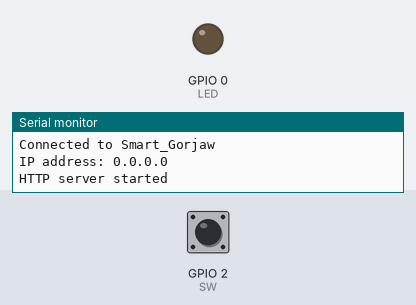
Simulated run of this sketch. Board: ESP8266 (NodeMCU). Shown: output pins drawn as LEDs (lit = HIGH), the last lines printed to the serial monitor. The inputs (shaded band) are chosen by the test bench; at power-on: GPIO 2 (SW) HIGH. WiFi joins after 1.5 s; servers stay silent unless stated; uploads are accepted with an empty reply.

Above: at 1.7 s.
1.8 s: GPIO 2 (SW) pulled LOW for 0.15 s
At 2.1 s:
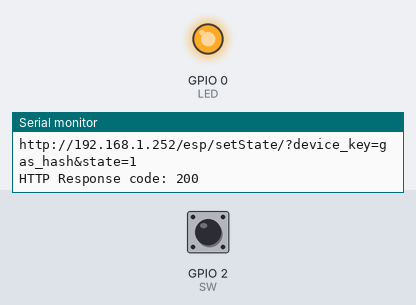
3.4 s: GPIO 2 (SW) pulled LOW for 1 s
At 4.4 s:
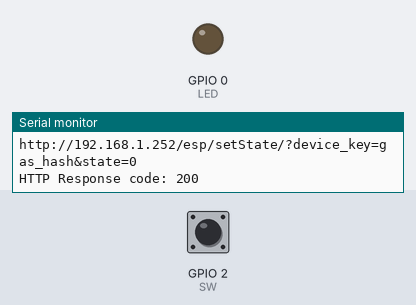
5.9 s: GPIO 2 (SW) pulled LOW for 3.2 s
At 6.4 s:
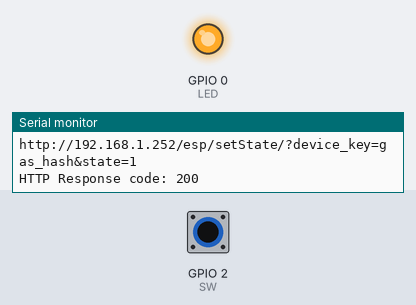
Timing chart, 0 to 8.9 s (numbered marks = the images above; inputs shaded):
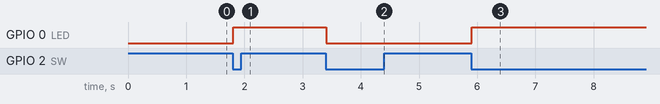

The sketch:

gas_pump_control.ino
```cpp
#include <ESP8266WiFi.h>
#include <WiFiClient.h>
#include <ESP8266WebServer.h>
#include <ESP8266HTTPClient.h>

const char MAIN_page[] PROGMEM = R"=====(
  <!DOCTYPE html>
  <html>
  <body>
  <center>
  <h1>WiFi LED on off demo: 1</h1><br>
  Ciclk to turn <a href="/control/1">LED ON</a><br>
  Ciclk to turn <a href="/control/0">LED OFF</a><br>
  <hr>
  </center>
  </body>
  </html>
)=====";

//Static IP address configu  ration
IPAddress staticIP(192, 168, 1, 165); //ESP static ip
IPAddress gateway(192, 168, 1, 1);   //IP Address of your WiFi Router (Gateway)
IPAddress subnet(255, 255, 255, 0);  //Subnet mask
IPAddress dns(8, 8, 8, 8);  //DNS


const char* ssid = "Smart_Gorjaw";
const char* password = "gorjaw@!85";
const char* deviceName = "water_pump";
String serverUrl = "192.168.1.252";
String payload;
String device_key = "gas_hash";

#define LED 0
#define SW 2

boolean ledState=false;
boolean buttonState=1;
boolean lastButtonState=1;

ESP8266WebServer server(80);


void handleRoot() {
 String s = MAIN_page;
 server.send(200, "text/html", s);
}


void handleLEDon() {
  ledState = 1;
  digitalWrite(LED,ledState);
  server.send(200, "text/html", "LED is ON");
}


void handleLEDoff() {
  ledState = 0;
  digitalWrite(LED,ledState);
  server.send(200, "text/html", "LED is OFF");
}


void handlePong() {
  server.send(200, "text/html", device_key);
}


void setup(void){
  pinMode(LED, OUTPUT);
  pinMode(SW, INPUT);
  digitalWrite(LED, LOW);

  Serial.begin(115200);
  WiFi.begin(ssid, password);
  Serial.println("");
  WiFi.disconnect();
  WiFi.hostname(deviceName);
  WiFi.config(staticIP, subnet, gateway, dns);
  WiFi.begin(ssid, password);

  WiFi.mode(WIFI_STA);

//  while (WiFi.status() != WL_CONNECTED) {
    delay(500);
    Serial.print(".");
//  }

  Serial.println("");
  Serial.print("Connected to ");
  Serial.println(ssid);
  Serial.print("IP address: ");
  Serial.println(WiFi.localIP());

  server.on("/", handleRoot);
  server.on("/control/1", handleLEDon);
  server.on("/control/0", handleLEDoff);
  server.on("/ping/", handlePong);

  server.begin();
  Serial.println("HTTP server started");
}
void loop(void){
  server.handleClient();
  buttonStateChange();
}

boolean debounce(boolean last)
{
  boolean cur=digitalRead(SW);
  if (last!=cur);
  {
    delay(5);
    cur=digitalRead(SW);
  }
  return cur;
}

void buttonStateChange() {
  buttonState = debounce(lastButtonState);
  if (lastButtonState==1 && buttonState==0){
    ledState =! ledState;
    String argument_data = "?device_key="+device_key+"&state="+String(ledState);
    digitalWrite(LED, ledState);
    sendRequest("http://"+serverUrl+"/esp/setState/",argument_data);
  }
  lastButtonState = buttonState;
  digitalWrite(LED, ledState);
}

void sendRequest(String path, String sendingData){
  if(WiFi.status()== WL_CONNECTED){
    String serverPath = path+sendingData;
    Serial.println(serverPath);
    payload = httpGETRequest(serverPath.c_str());
    Serial.println(payload);
  }
  else {
    Serial.println("WiFi Disconnected");
  }
}

String httpGETRequest(const char* serverName) {
  HTTPClient http;
  http.begin(serverName);
  int httpResponseCode = http.GET();
  String payload = "{}";
  if (httpResponseCode>0) {
    Serial.print("HTTP Response code: ");
    Serial.println(httpResponseCode);
    payload = http.getString();
  }
  else {
    Serial.print("Error code: ");
    Serial.println(httpResponseCode);
  }
  http.end();
  return payload;
}
```

Measured:
- after the input at 1.8 s, GPIO 0 (LED): LOW → HIGH at once
- after the input at 3.4 s, GPIO 0 (LED): HIGH → LOW at once
- after the input at 5.9 s, GPIO 0 (LED): LOW → HIGH at once
